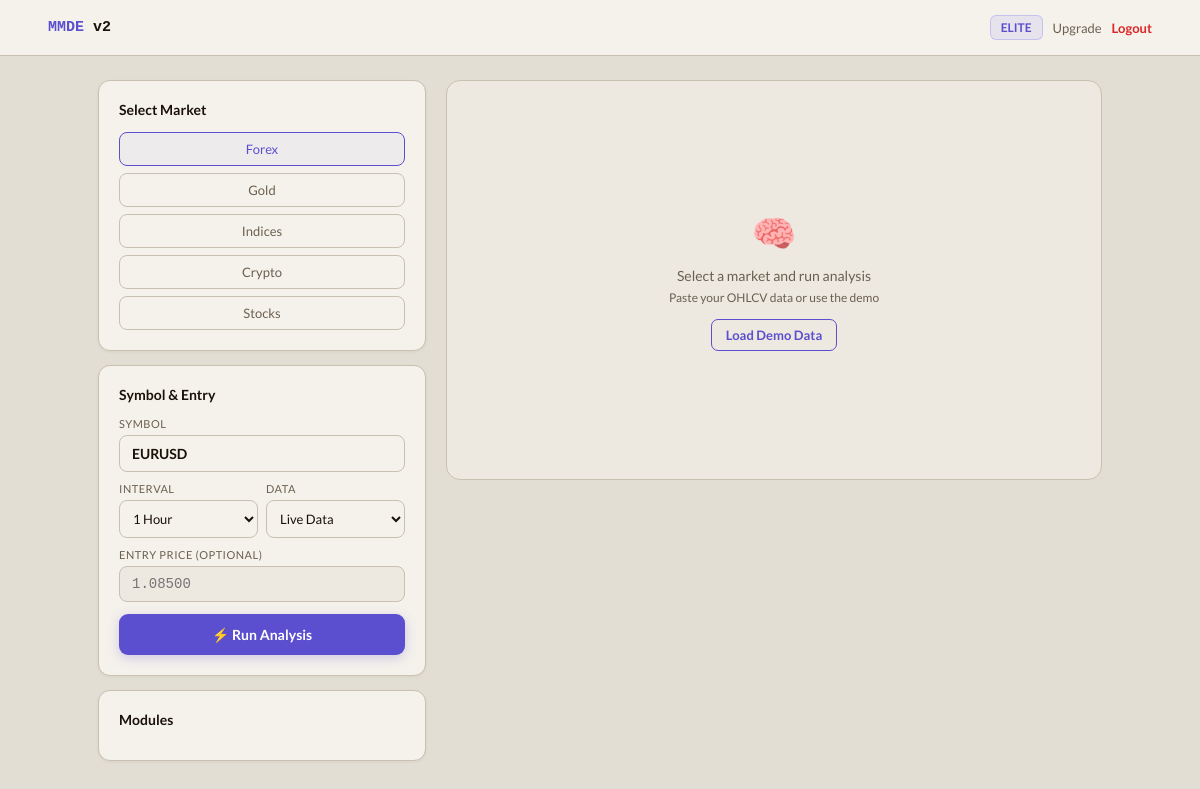
The app's page /app/ (signed in), older data.
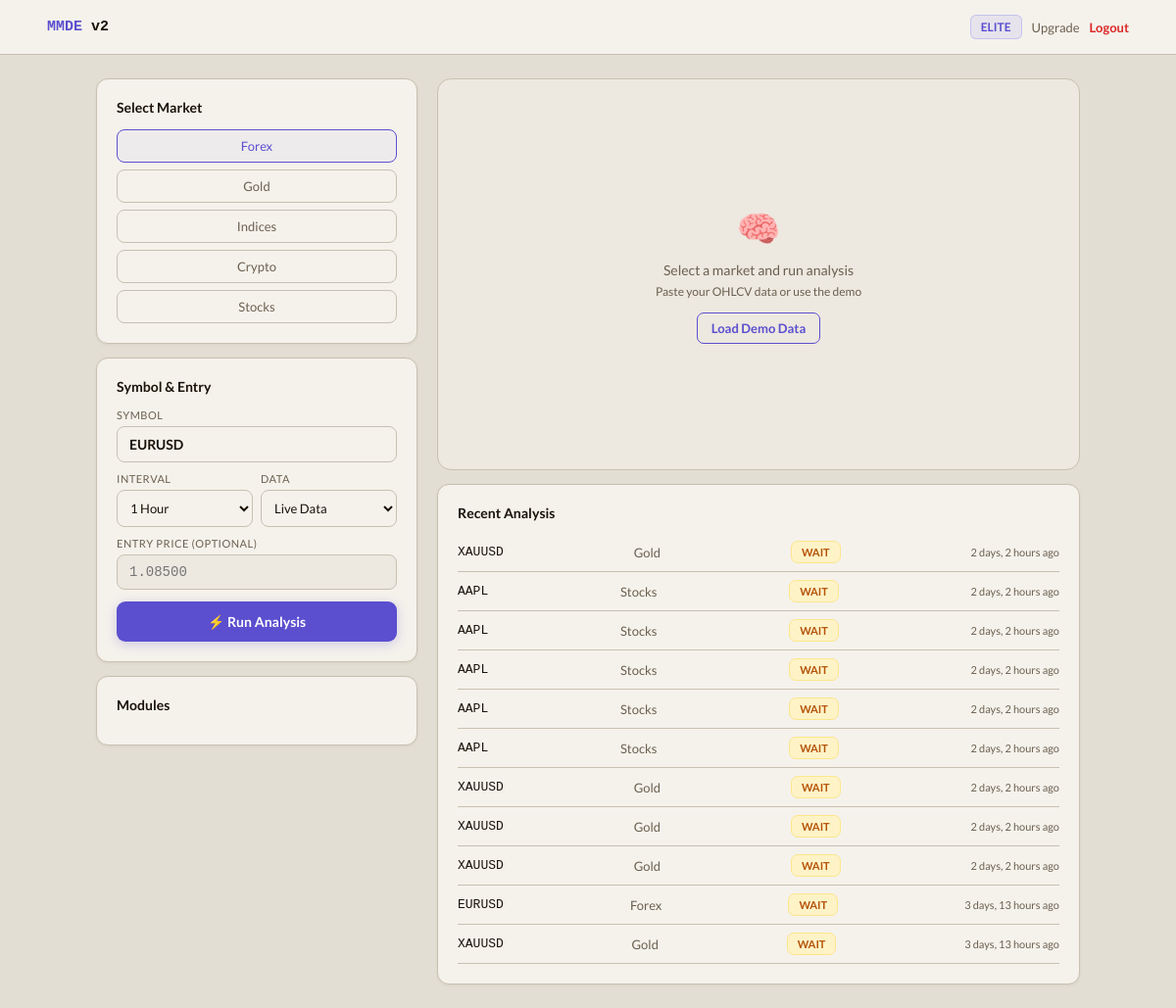
The same page, newer data.
### users/models.py (models this page shows, shortened)
class MMDEUser(AbstractUser):
    email = models.EmailField(unique=True)
    google_id = models.CharField(max_length=255, blank=True)
    subscription_plan = models.CharField(max_length=10, choices=PLAN_CHOICES, default='FREE')
    is_active_subscription = models.BooleanField(default=False)
    allowed_markets = models.JSONField(default=list)
    subscription_expires = models.DateTimeField(null=True, blank=True)
    created_at = models.DateTimeField(auto_now_add=True)
    USERNAME_FIELD = 'email'
    REQUIRED_FIELDS = ['username']

### mmde_gateway/models.py (models this page shows, shortened)
class AnalysisRequest(models.Model):
    user = models.ForeignKey('users.MMDEUser', on_delete=models.CASCADE)
    market = models.CharField(max_length=20)
    symbol = models.CharField(max_length=20)
    selected_modules = models.JSONField(default=list)
    result = models.JSONField(null=True, blank=True)
    created_at = models.DateTimeField(auto_now_add=True)
    duration_ms = models.IntegerField(default=0)
    class Meta:
        ordering = ['-created_at']

### mmde_gateway/views.py (the view)
# urls.py: path('app/', gw.dashboard, name='dashboard'),
@login_required(login_url='/login/')
def dashboard(request):
    from django.conf import settings
    user = request.user
    history = AnalysisRequest.objects.filter(user=user)[:20]
    plans = settings.SUBSCRIPTION_PLANS
    markets = settings.ALL_MARKETS
    allowed = user.allowed_markets
    return render(request, 'dashboard/app.html', {
        'user': user,
        'history': history,
        'plans': plans,
        'markets': markets,
        'allowed_markets': allowed,
    })

### templates/dashboard/app.html (shortened to what this page needs)
{% extends 'base.html' %}
{% block content %}
<nav class="d-nav">
  <div style="font-family:'Courier New',monospace;font-size:15px;font-weight:700;color:var(--primary)">MMDE<span style="color:var(--text)"> v2</span></div>
  <div style="display:flex;gap:10px;align-items:center">
    <span style="font-size:12px;background:rgba(99,102,241,0.1);border:1px solid rgba(99,102,241,0.25);color:var(--primary);padding:4px 10px;border-radius:6px;font-weight:600">{{ user.subscription_plan }}</span>
    <a href="/subscription/" style="font-size:13px;color:var(--muted)">Upgrade</a>
    <a href="/logout/" style="font-size:13px;color:var(--red);font-weight:600">Logout</a>
  </div>
</nav>
<div class="d-body">
  <div style="display:grid;grid-template-columns:1fr 2fr;gap:20px">
    <div>
      <div class="card" style="margin-bottom:14px">
        <h3 style="font-size:14px;font-weight:700;margin-bottom:14px;color:var(--text)">Select Market</h3>
        <div style="display:flex;flex-direction:column;gap:7px">
          {% for market in markets %}
          <button class="market-btn {% if market in allowed_markets %}{% else %}locked{% endif %}"
            onclick="selectMarket('{{ market }}')"
            id="mkt-{{ market }}"
            {% if market not in allowed_markets and not user.is_superuser %}disabled{% endif %}>
            <span style="text-transform:capitalize">{{ market }}</span>
          </button>
          {% endfor %}
        </div>
      </div>
      <div class="card" style="margin-bottom:14px">
        <h3 style="font-size:14px;font-weight:700;margin-bottom:14px">Symbol & Entry</h3>
        <div style="margin-bottom:10px">
          <label style="font-size:11px;color:var(--muted);text-transform:uppercase;letter-spacing:.5px;display:block;margin-bottom:5px">Symbol</label>
          <input type="text" id="symbol-input" value="EURUSD" placeholder="EURUSD, XAUUSD..."
            style="width:100%;background:var(--surface);border:1.5px solid var(--border);color:var(--text);padding:9px 12px;border-radius:8px;font-size:14px;font-weight:600;outline:none"/>
        </div>
        <div style="display:grid;grid-template-columns:1fr 1fr;gap:8px;margin-bottom:10px">
          <div>
            <label style="font-size:11px;color:var(--muted);text-transform:uppercase;letter-spacing:.5px;display:block;margin-bottom:5px">Interval</label>
            <select id="interval-input" style="width:100%;background:var(--surface);border:1.5px solid var(--border);color:var(--text);padding:9px;border-radius:8px;font-size:13px;outline:none">
              <option value="1h" selected>1 Hour</option>
            </select>
          </div>
          <div>
            <label style="font-size:11px;color:var(--muted);text-transform:uppercase;letter-spacing:.5px;display:block;margin-bottom:5px">Data</label>
            <select id="data-source" style="width:100%;background:var(--surface);border:1.5px solid var(--border);color:var(--text);padding:9px;border-radius:8px;font-size:13px;outline:none">
              <option value="live">Live Data</option>
            </select>
          </div>
        </div>
        <div style="margin-bottom:12px">
          <label style="font-size:11px;color:var(--muted);text-transform:uppercase;letter-spacing:.5px;display:block;margin-bottom:5px">Entry Price (optional)</label>
          <input type="number" id="entry-input" placeholder="1.08500" step="0.00001"
            style="width:100%;background:var(--surface2);border:1px solid var(--border);color:var(--text);padding:9px 12px;border-radius:8px;font-size:14px;font-family:'Courier New',monospace;outline:none"/>
        </div>
        <button onclick="runAnalysis()" id="analyze-btn"
          class="btn btn-primary" style="width:100%;padding:12px;font-size:14px">
          ⚡ Run Analysis
        </button>
      </div>
      <div class="card">
        <h3 style="font-size:14px;font-weight:700;margin-bottom:12px">Modules</h3>
      </div>
    </div>
    <div>
      <div class="signal-card" id="result-card" style="min-height:400px;display:flex;align-items:center;justify-content:center">
        <div style="text-align:center;color:var(--muted)">
          <div style="font-size:36px;margin-bottom:12px">🧠</div>
          <p style="font-size:14px">Select a market and run analysis</p>
          <p style="font-size:12px;margin-top:6px">Paste your OHLCV data or use the demo</p>
          <button onclick="loadDemo()" class="btn btn-outline btn-sm" style="margin-top:14px">Load Demo Data</button>
        </div>
      </div>
      {% if history %}
      <div class="card" style="margin-top:14px">
        <h3 style="font-size:14px;font-weight:700;margin-bottom:12px">Recent Analysis</h3>
        <div>
          {% for h in history %}
          <div style="display:flex;justify-content:space-between;align-items:center;padding:8px 0;border-bottom:1px solid var(--border);font-size:13px">
            <span style="font-family:'Courier New',monospace;color:var(--text)">{{ h.symbol }}</span>
            <span style="color:var(--muted);text-transform:capitalize">{{ h.market }}</span>
            {% if h.result %}
            <span class="badge badge-{{ h.result.action|default:'NEUTRAL' }}">{{ h.result.action|default:'—' }}</span>
            {% endif %}
            <span style="font-size:11px;color:var(--muted)">{{ h.created_at|timesince }} ago</span>
          </div>
          {% endfor %}
        </div>
      </div>
      {% endif %}
    </div>
  </div>
</div>
{% endblock %}

### templates/base.html (shortened to what this page needs)
<!DOCTYPE html>
<html lang="en">
<head>
{% load static %}
</head>
<body>
{% block content %}{% endblock %}
</body>
</html>

### templates/base.html (style rules this page uses)
* { margin:0;padding:0;box-sizing:border-box }
:root { --bg:#E3DED3; --surface:#F5F2EC; --surface2:#EDE8E0; --border:#C8C0B0; --border2:#B8AF9F; --text:#1A1208; --muted:#6B6050; --primary:#5B4FCF; --primary2:#7B6EE8; --green:#16A34A; --red:#DC2626; --gold:#B45309; --orange:#C2410C; --signal-buy:#15803D; --signal-sell:#DC2626; --signal-wait:#B45309; }
html { scroll-behavior:smooth }
body { font-family:'Lato',sans-serif;background:var(--bg);color:var(--text);min-height:100vh;-webkit-font-smoothing:antialiased }
a { text-decoration:none;color:inherit }
button { font-family:inherit;cursor:pointer }
input,select,textarea { font-family:inherit }
.btn { display:inline-flex;align-items:center;justify-content:center;gap:8px;padding:10px 22px;border-radius:9px;font-weight:600;font-size:14px;border:none;cursor:pointer;transition:all .2s }
.btn-primary { background:var(--primary);color:#fff;box-shadow:0 3px 12px rgba(91,79,207,0.25) }
.btn-outline { background:transparent;color:var(--primary);border:1.5px solid var(--primary) }
.btn-sm { padding:7px 14px;font-size:13px;border-radius:7px }
.card { background:var(--surface);border:1px solid var(--border);border-radius:12px;padding:20px;box-shadow:0 1px 3px rgba(26,18,8,0.06) }
.badge { padding:4px 10px;border-radius:7px;font-size:11px;font-weight:700 }
.badge-WAIT,.badge-wait { background:#FEF3C7;color:#B45309;border:1px solid #FDE68A }

### templates/dashboard/app.html (style rules this page uses)
.d-nav { background:var(--surface);border-bottom:1px solid var(--border);padding:0 4%;height:56px;display:flex;align-items:center;justify-content:space-between;position:sticky;top:0;z-index:50 }
.d-body { max-width:1100px;margin:0 auto;padding:24px 4% }
.signal-card { border-radius:14px;padding:28px;border:1px solid var(--border);background:var(--surface2) }
.market-btn { padding:8px 16px;border:1px solid var(--border);border-radius:8px;background:transparent;color:var(--muted);cursor:pointer;font-family:inherit;font-size:13px;font-weight:500;transition:all .2s;text-transform:capitalize }
.market-btn.active,.market-btn:hover { border-color:var(--primary);color:var(--primary);background:rgba(99,102,241,0.05) }

Row changes from the older to the newer data that the page shows:
added AnalysisRequest: symbol "XAUUSD", market "Gold", result.action "WAIT", created_at "2 days, 2 hours"
added AnalysisRequest: symbol "AAPL", market "Stocks", result.action "WAIT", created_at "2 days, 2 hours"
added AnalysisRequest: symbol "AAPL", market "Stocks", result.action "WAIT", created_at "2 days, 2 hours"
added AnalysisRequest: symbol "AAPL", market "Stocks", result.action "WAIT", created_at "2 days, 2 hours"
added AnalysisRequest: symbol "AAPL", market "Stocks", result.action "WAIT", created_at "2 days, 2 hours"
added AnalysisRequest: symbol "AAPL", market "Stocks", result.action "WAIT", created_at "2 days, 2 hours"
added AnalysisRequest: symbol "XAUUSD", market "Gold", result.action "WAIT", created_at "2 days, 2 hours"
added AnalysisRequest: symbol "XAUUSD", market "Gold", result.action "WAIT", created_at "2 days, 2 hours"
added AnalysisRequest: symbol "XAUUSD", market "Gold", result.action "WAIT", created_at "2 days, 2 hours"
added AnalysisRequest: symbol "EURUSD", market "Forex", result.action "WAIT", created_at "3 days, 13 hours"
added AnalysisRequest: symbol "XAUUSD", market "Gold", result.action "WAIT", created_at "3 days, 13 hours"
Text that changed along with them:
text now shown: "Recent Analysis"
